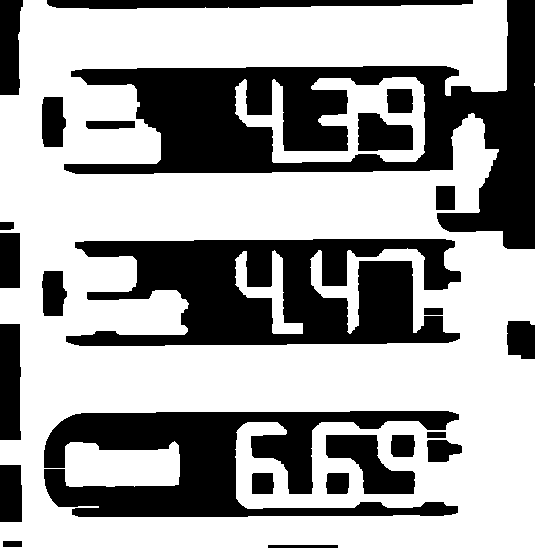
#> input picture archive/debug_imgs/debug_bw2_p0_k2.png, 535 x 548 px, given in place of out.png, which was not available
$ python main.py out.png
#> lines starting #> are read from the running program, lines starting #| are printed output that depends on the picture; after the words box and inside, x2 and y2 are one past the last pixel; in counts of white or black regions, pixels touching at a corner belong together; pictures that were not available may be replaced by others from this repository, and a replacement may not be noted
import re
import cv2
#from matplotlib.pyplot import gray
import numpy as np
import pytesseract
# [48 lines left out: function find_price_roi, not called in this run]

def extract_price(image_path: str) -> dict:
#> called with image_path = 'out.png'
    img = cv2.imread(image_path)
#> img is the input picture: shape (548, 535, 3); 63.4% white; 25 black regions, largest, box (x1, y1, x2, y2) and area: (64, 0, 535, 249) 36646, (66, 239, 461, 346) 27466, (44, 411, 459, 517) 22181
    if img is None:
        return {"ok": False, "error": "Could not read image."}

    h, w = img.shape[:2]
#> h = 548; w = 535

    # 1) Preprocess
    gray = cv2.cvtColor(img, cv2.COLOR_BGR2GRAY)

    # Contrast boost helps LED digits and weathered signs
    clahe = cv2.createCLAHE(clipLimit=2.0, tileGridSize=(8, 8))
    gray = clahe.apply(gray)

    gray = cv2.GaussianBlur(gray, (5, 5), 0)
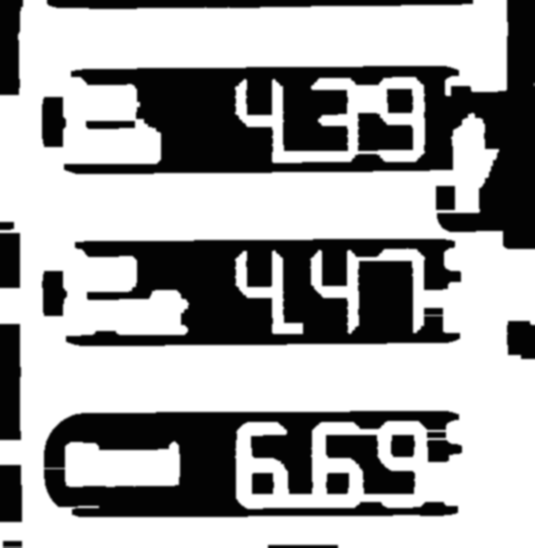
#> gray: shape (548, 535); min 2, max 255, mean 162.8

    # Otsu threshold (invert so digits become white blobs if background is bright)
    _, bw = cv2.threshold(gray, 0, 255, cv2.THRESH_BINARY + cv2.THRESH_OTSU)
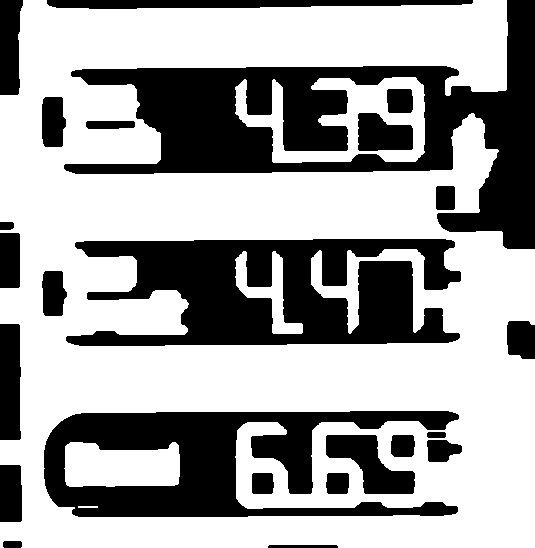
#> bw: shape (548, 535); 63.4% white; 24 black regions, largest, box (x1, y1, x2, y2) and area: (64, 0, 535, 249) 36636, (66, 239, 461, 346) 27612, (44, 411, 459, 517) 22201
    # Force digits to be white
    #bw = cv2.bitwise_not(bw)
    # If digits are dark on bright background, invert; if already good, keep.
    # Heuristic: if most pixels are white, invert.
    # if np.mean(bw) > 127:
    #     bw = 255 - bw
    # bw is 0/255 after threshold
    white = np.sum(bw == 255)
#> white = 185924
    black = np.sum(bw == 0)
#> black = 107256
    if white > black:
        print("convertd")
        bw = cv2.bitwise_not(bw)

    # Merge digit strokes into blocks
    kernel = cv2.getStructuringElement(cv2.MORPH_RECT, (19, 6))
    bw2 = cv2.morphologyEx(bw, cv2.MORPH_CLOSE, kernel, iterations=1)
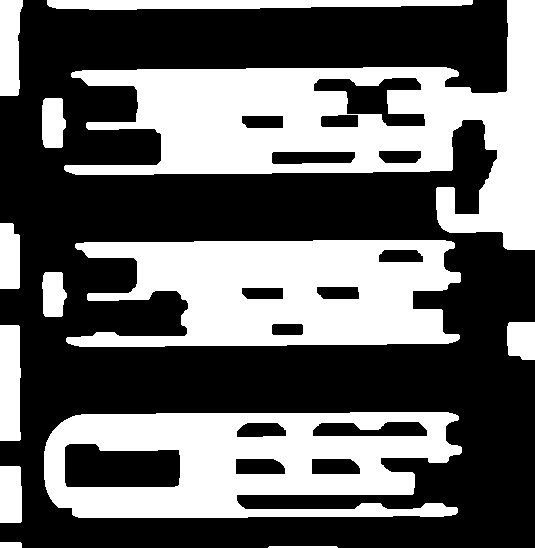
#> bw2: shape (548, 535); 39.5% white; 13 white regions

    # 2) Find candidate price block by contours
    contours, _ = cv2.findContours(bw2, cv2.RETR_EXTERNAL, cv2.CHAIN_APPROX_SIMPLE)
#> contours = 13 contours; largest, box (x1, y1, x2, y2) and area: (64, 0, 535, 250) 45830, (44, 412, 462, 518) 36686, (66, 240, 461, 347) 31481, (47, 0, 473, 10) 2976, (0, 325, 21, 441) 2202
    cv2.imwrite("debug_gray.png", gray)
    cv2.imwrite("debug_bw.png", bw)
    cv2.imwrite("debug_bw2.png", bw2)

    dbg = img.copy()
    for c in contours:
        x, y, cw, ch = cv2.boundingRect(c)
        cv2.rectangle(dbg, (x, y), (x+cw, y+ch), (0, 255, 0), 2)
#> this loop made 13 passes
#> (x, y, cw, ch) on passes 2 to 13: (0, 542, 22, 6), (0, 466, 22, 57), (44, 412, 418, 106), (0, 325, 21, 116), (507, 322, 28, 38), (42, 272, 25, 45), (66, 240, 395, 107), (0, 223, 20, 66), (42, 98, 24, 50), (64, 0, 471, 250), (47, 0, 426, 10), (0, 0, 23, 96)
#> (c, x, y, cw, ch) on pass 1: ([[269, 546], [268, 547], [337, 547], [336, 546]], 268, 546, 70, 2)
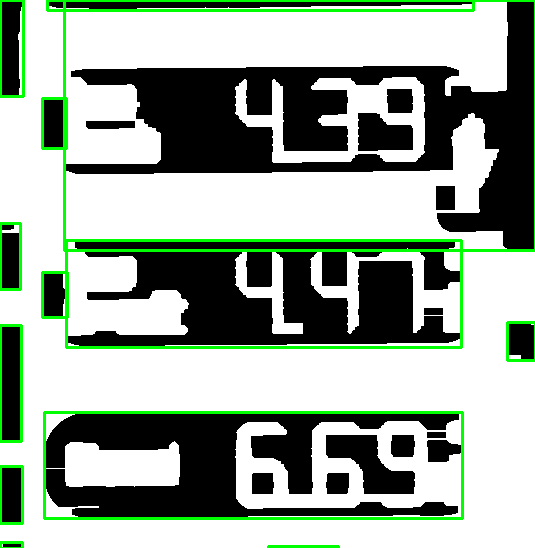
#> dbg: shape (548, 535, 3); 4.88% of pixels changed, all inside (x1, y1, x2, y2) = (0, 0, 535, 548)
    cv2.imwrite("debug_contours.png", dbg)

    candidates = []
    for c in contours:
        x, y, cw, ch = cv2.boundingRect(c)
        area = cw * ch
        if area < 0.0005 * (w * h):   #the actual area is small
            continue

        aspect = cw / float(ch + 1e-6)

        # Price blocks tend to be wider than tall; tune as needed
        if aspect < 2.0 or aspect > 15.0:
            continue

        # Bias toward central region (since you said main position)
        cx, cy = x + cw / 2.0, y + ch / 2.0
        center_dist = ((cx - w/2)**2 + (cy - h/2)**2) ** 0.5
        center_score = 1.0 - (center_dist / ((w**2 + h**2) ** 0.5))

        # Score: prefer large, central-ish boxes
        score = (area / (w * h)) * 2.0 + center_score
        candidates.append((score, (x, y, cw, ch)))
#> this loop made 13 passes
#> (x, y, cw, ch, area, aspect) on passes 3, 5, 6, 7, 9, 10, 11, 12, 13: (0, 466, 22, 57, 1254, 0.386), (0, 325, 21, 116, 2436, 0.181), (507, 322, 28, 38, 1064, 0.737), (42, 272, 25, 45, 1125, 0.556), (0, 223, 20, 66, 1320, 0.303), (42, 98, 24, 50, 1200, 0.48), (64, 0, 471, 250, 117750, 1.88), (47, 0, 426, 10, 4260, 42.6), (0, 0, 23, 96, 2208, 0.24)
#> (x, y, cw, ch, area, aspect, cx, cy) on passes 4, 8: (44, 412, 418, 106, 44308, 3.94, 253, 465), (66, 240, 395, 107, 42265, 3.69, 263.5, 293.5)
#> after the loop, candidates = [(1.05, (44, 412, 418, 106)), (1.26, (66, 240, 395, 107))]

    if not candidates:
        return {"ok": False, "error": "No price block detected. Try adjusting thresholds/kernels."}

    # candidates.sort(reverse=True, key=lambda t: t[0])
    x, y, cw, ch = candidates[0][1]
#> x = 44; y = 412; cw = 418; ch = 106
    price_boxes = [box for _, box in candidates]
#> price_boxes = [(44, 412, 418, 106), (66, 240, 395, 107)]

    # Expand ROI slightly for safety
    pad_x = int(0.02 * w)
#> pad_x = 10
    pad_y = int(0.02 * h)
#> pad_y = 10
    x0 = max(0, x - pad_x)
#> x0 = 34
    y0 = max(0, y - pad_y)
#> y0 = 402
    x1 = min(w, x + cw + pad_x)
#> x1 = 472
    y1 = min(h, y + ch + pad_y)
#> y1 = 528

    roi = img[y0:y1, x0:x1]
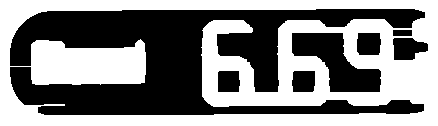
#> roi: shape (126, 438, 3); 51.1% white; 7 black regions, largest, box (x1, y1, x2, y2) and area: (10, 9, 425, 115) 22181, (292, 33, 381, 92) 2703, (393, 38, 428, 60) 592
    roi_gray = cv2.cvtColor(roi, cv2.COLOR_BGR2GRAY)

    # [16 lines of commented-out code are left out]
    def ocr_price_try_both(roi_bw):
        config = r'--oem 3 --psm 7 -c tessedit_char_whitelist=0123456789.'
        candidates = [
            roi_bw,
            cv2.bitwise_not(roi_bw),
        ]

        for img in candidates:
            text = pytesseract.image_to_string(img, config=config).strip()

            # Try decimal format first
            m = re.search(r'(\d+\.\d+)', text)
            if m:
                return float(m.group(1)), text

            # Fallback: digits only
            digits = re.sub(r'[^0-9]', '', text)
            if len(digits) >= 3:
                if len(digits) == 3:
                    return float(digits[0] + "." + digits[1:3]), text
                else:
                    return float(digits[0] + "." + digits[1:4]), text

        return None, None
    # 3) OCR ROI (digits only)
    roi_gray = cv2.cvtColor(roi, cv2.COLOR_BGR2GRAY)
    roi_gray = cv2.GaussianBlur(roi_gray, (3, 3), 0)
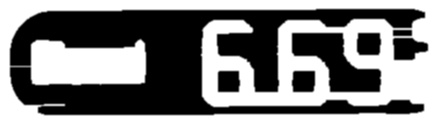
#> roi_gray: shape (126, 438); min 0, max 255, mean 130.3
    _, roi_bw = cv2.threshold(
        roi_gray, 0, 255, cv2.THRESH_BINARY + cv2.THRESH_OTSU
    )

    price, raw_text = ocr_price_try_both(roi_bw)
#> the loop in ocr_price_try_both, `for img in candidates:` made 1 pass

    if price is None:
        return {
            "ok": False,
            "error": "OCR failed",
            "raw_text": raw_text,
            "bbox": [x0, y0, x1, y1],
        }

    return {
        "ok": True,
        "price": price,
        "raw_text": raw_text,
        "bbox": [x0, y0, x1, y1],
    }

    # Extract a price-like token
    # Accept formats like 3.459, 3.45, 345.9 (rare), etc.
    m = re.search(r'(\d+\.\d+)', text)
    if not m:
        # Sometimes decimal is missed; try fallback: digits only and infer
        digits = re.sub(r'[^0-9]', '', text)
        if len(digits) >= 3:
            # Common in US fuel signage: e.g., 3459 -> 3.459 or 345 -> 3.45
            if len(digits) == 3:
                price = float(digits[0] + "." + digits[1:3])
            else:
                price = float(digits[0] + "." + digits[1:4])
            return {"ok": True, "price": price, "raw_text": text, "bbox": [x0, y0, x1, y1]}
        return {"ok": False, "error": f"OCR did not yield a recognizable price. raw='{text}'", "bbox": [x0, y0, x1, y1]}

    price = float(m.group(1))
    return {"ok": True, "price": price, "raw_text": text, "bbox": [x0, y0, x1, y1]}


if __name__ == "__main__":
    import sys
    if len(sys.argv) < 2:
        print("Usage: python extract_price.py <image_path>")
        raise SystemExit(2)

#> (the run stopped early here; a loop or call above may not have finished)

$ run again, on archive/debug_imgs/debug_bw2_p1_k0.png
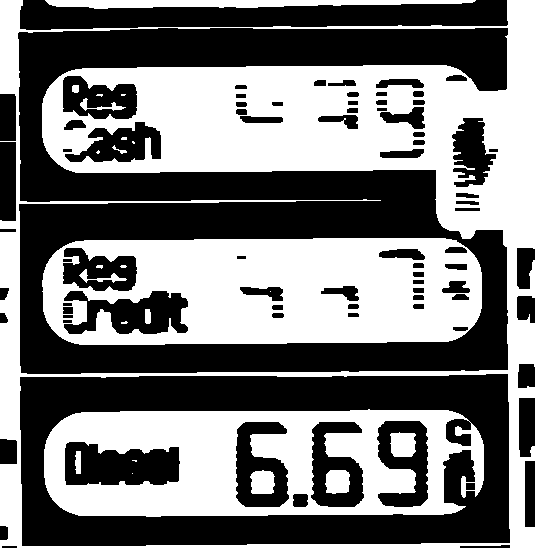
#> input picture archive/debug_imgs/debug_bw2_p1_k0.png, 535 x 548 px, given in place of out.png, which was not available
#> in extract_price, img is the input picture: shape (548, 535, 3); 47% white; 24 white regions (10 under 20 px), largest, box (x1, y1, x2, y2) and area: (0, 0, 535, 548) 67432, (42, 238, 482, 345) 36401, (44, 409, 484, 517) 28776
#> bw: shape (548, 535); 46.9% white; 29 white regions (11 under 20 px), largest, box (x1, y1, x2, y2) and area: (0, 0, 535, 548) 67212, (42, 238, 482, 345) 36415, (44, 409, 484, 517) 28649
#> white = 137447
#> black = 155733
#> in extract_price, `bw2 = cv2.morphologyEx(bw, cv2.MORPH_CLOSE, kernel, iterations=1)`:
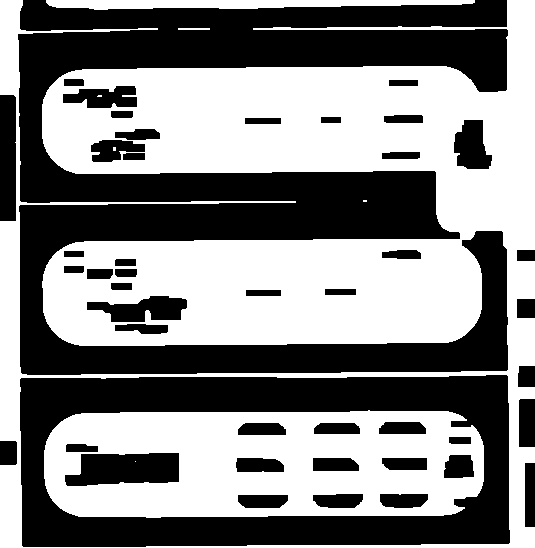
#> bw2: shape (548, 535); 51.7% white; 45 black regions
#> contours = 4 contours, 1 with area under 20; largest, box (x1, y1, x2, y2) and area: (0, 0, 535, 548) 201242, (46, 0, 475, 10) 2682, (178, 28, 210, 30) 31
#> the loop in extract_price, `for c in contours:` made 4 passes
#> (c, x, y, cw, ch) on passes 1 to 2: ([[363, 200], [363, 201], [366, 201], [366, 200]], 363, 200, 4, 2), ([[178, 28], [178, 29], [209, 29], [209, 28]], 178, 28, 32, 2)
#> after the loop in extract_price, `for c in contours:`:
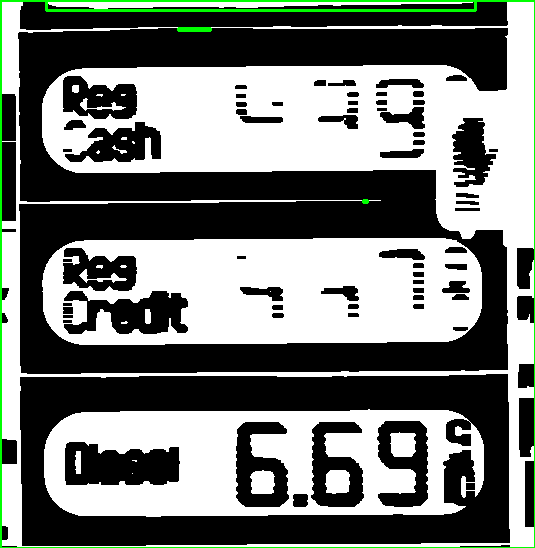
#> dbg: shape (548, 535, 3); 1.63% of pixels changed, all inside (x1, y1, x2, y2) = (0, 0, 535, 548)
#> the loop in extract_price, `for c in contours:` made 4 passes
#> (x, y, cw, ch, area, aspect) on passes 3 to 4: (46, 0, 429, 10, 4290, 42.9), (0, 0, 535, 548, 293180, 0.976)
#> after the loop in extract_price, `for c in contours:`: candidates = []
